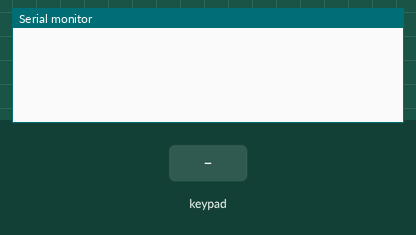
Recording of a sketch running on a simulated Arduino Uno, built with avr-gcc and run on an emulated ATmega328P. Shown: the last lines printed to the serial monitor. Inputs (shaded band) come from the test bench.

Above: at 1.2 s.
1.3 s: key '1' pressed
At 2.0 s:
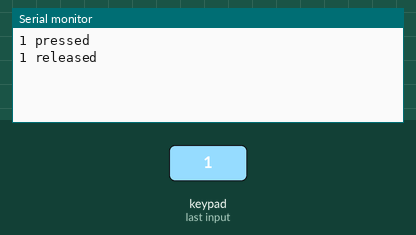
2.9 s: keypad keys 1 2 # pressed 0.4 s apart
At 4.7 s:
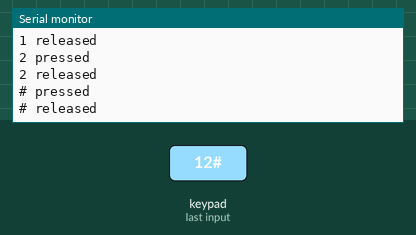
5.6 s: key '*' pressed
At 6.2 s:
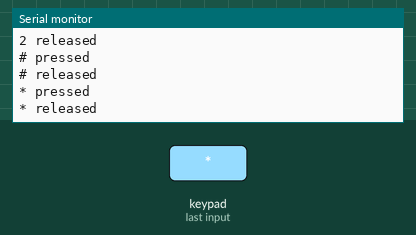
7.2 s: keypad keys 2 5 pressed 0.4 s apart
At 7.34 s:
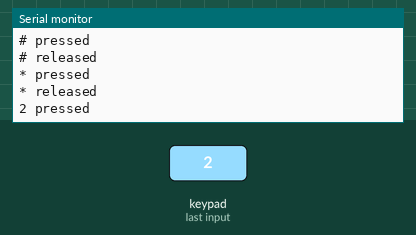
Timing chart, 0 to 10.2 s (numbered marks = the images above; inputs shaded):
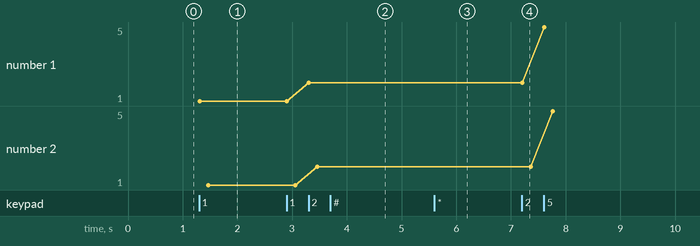

The sketch:

3x4_Matrix_Keypad.ino
```cpp
// Use this example with the Adafruit Keypad products.
// You'll need to know the Product ID for your keypad.
// Here's a summary:
//   * PID3844 4x4 Matrix Keypad
//   * PID3845 3x4 Matrix Keypad
//   * PID1824 3x4 Phone-style Matrix Keypad
//   * PID1332 Membrane 1x4 Keypad
//   * PID419  Membrane 3x4 Matrix Keypad

#include "Adafruit_Keypad.h"

// define your specific keypad here via PID
#define KEYPAD_PID3845    //////////  3x4 keypad
// define your pins here
// can ignore ones that don't apply
#define R1    24
#define R2    34
#define R3    32
#define R4    28
#define C1    26
#define C2    22
#define C3    30
//#define C4    11
// leave this import after the above configuration
#include "keypad_config.h"

//initialize an instance of class NewKeypad
Adafruit_Keypad customKeypad = Adafruit_Keypad( makeKeymap(keys), rowPins, colPins, ROWS, COLS);

void setup() {
  Serial.begin(9600);
  customKeypad.begin();
}

void loop() {
  // put your main code here, to run repeatedly:
  customKeypad.tick();

  while(customKeypad.available()){
    keypadEvent e = customKeypad.read();
    Serial.print((char)e.bit.KEY);
    if(e.bit.EVENT == KEY_JUST_PRESSED) Serial.println(" pressed");
    else if(e.bit.EVENT == KEY_JUST_RELEASED) Serial.println(" released");
  }

  delay(10);
}
```

keypad_config.h
```cpp
// This file contains predefined setup for various Adafruit Matrix Keypads.
#ifndef __KEYPAD_CONFIG_H__
#define __KEYPAD_CONFIG_H__

#if defined(KEYPAD_PID3844)
const byte ROWS = 4; // rows
const byte COLS = 4; // columns
// define the symbols on the buttons of the keypads
char keys[ROWS][COLS] = {{'1', '2', '3', 'A'},
                         {'4', '5', '6', 'B'},
                         {'7', '8', '9', 'C'},
                         {'*', '0', '#', 'D'}};
byte rowPins[ROWS] = {R1, R2, R3,
                      R4}; // connect to the row pinouts of the keypad
byte colPins[COLS] = {C1, C2, C3,
                      C4}; // connect to the column pinouts of the keypad
#endif

#if defined(KEYPAD_PID1824) || defined(KEYPAD_PID3845) || defined(KEYPAD_PID419)
const byte ROWS = 4; // rows
const byte COLS = 3; // columns
// define the symbols on the buttons of the keypads
char keys[ROWS][COLS] = {
    {'1', '2', '3'}, {'4', '5', '6'}, {'7', '8', '9'}, {'*', '0', '#'}};
byte rowPins[ROWS] = {R1, R2, R3,
                      R4};         // connect to the row pinouts of the keypad
byte colPins[COLS] = {C1, C2, C3}; // connect to the column pinouts of the
                                   // keypad
#endif

#if defined(KEYPAD_PID1332)
const byte ROWS = 1; // rows
const byte COLS = 4; // columns
// define the symbols on the buttons of the keypads
char keys[ROWS][COLS] = {
    {'1', '2', '3', '4'},
};
byte rowPins[ROWS] = {R1}; // connect to the row pinouts of the keypad
byte colPins[COLS] = {C1, C2, C3,
                      C4}; // connect to the column pinouts of the keypad
#endif

#endif
```

Measured:
- after the input at 1.3 s, the serial monitor: prints a new line at once (image 1)
- after the input at 2.9 s, the serial monitor: prints a new line after 0.41 s (image 2)
- after the input at 5.6 s, the serial monitor: prints a new line at once (image 3)
- after the input at 7.2 s, the serial monitor: prints a new line at once (image 4)
- plotted number 1: 1 → 2 after the input at 2.9 s, 2 → 5 after the input at 7.2 s
- plotted number 2: 1 → 2 after the input at 2.9 s, 2 → 5 after the input at 7.2 s
